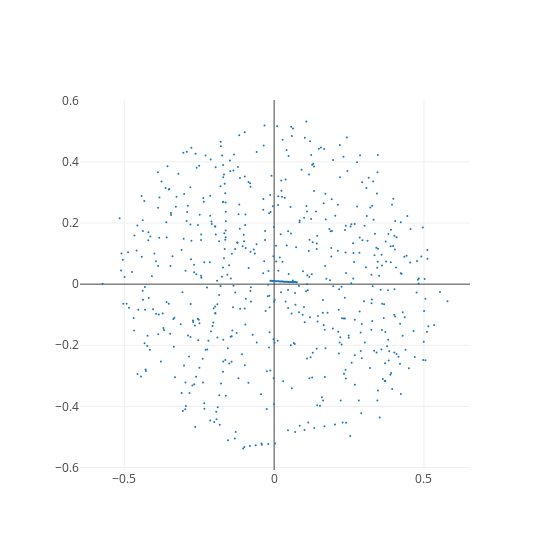

The notebook cell this image was saved under:
### Code cell
plotRascals(rascals_df)

### Figure 1 — Plotly figure (JSON) as saved in the notebook; plotly's stock layout.template omitted (floating-point values rounded to 4 significant figures; data arrays with more than 128 entries replaced by an {"elided": "..."} marker saying what was removed)
{"data": [{"marker": {"size": 2}, "mode": "markers", "text": {"elided": "618 str values"}, "type": "scatter", "uid": "0edd59", "x": {"elided": "618 float values"}, "y": {"elided": "618 float values"}}], "layout": {"autosize": false, "height": 550, "scene": {"aspectratio": {"x": 1, "y": 1}, "xaxis": {"title": "Theta_X [deg]"}, "yaxis": {"title": "Theta_Y [deg]"}}, "title": "", "width": 550, "xaxis": {"autorange": true, "range": [-0.6479, 0.6536], "type": "linear"}, "yaxis": {"autorange": true, "range": [-0.6079, 0.6024], "type": "linear"}}}
